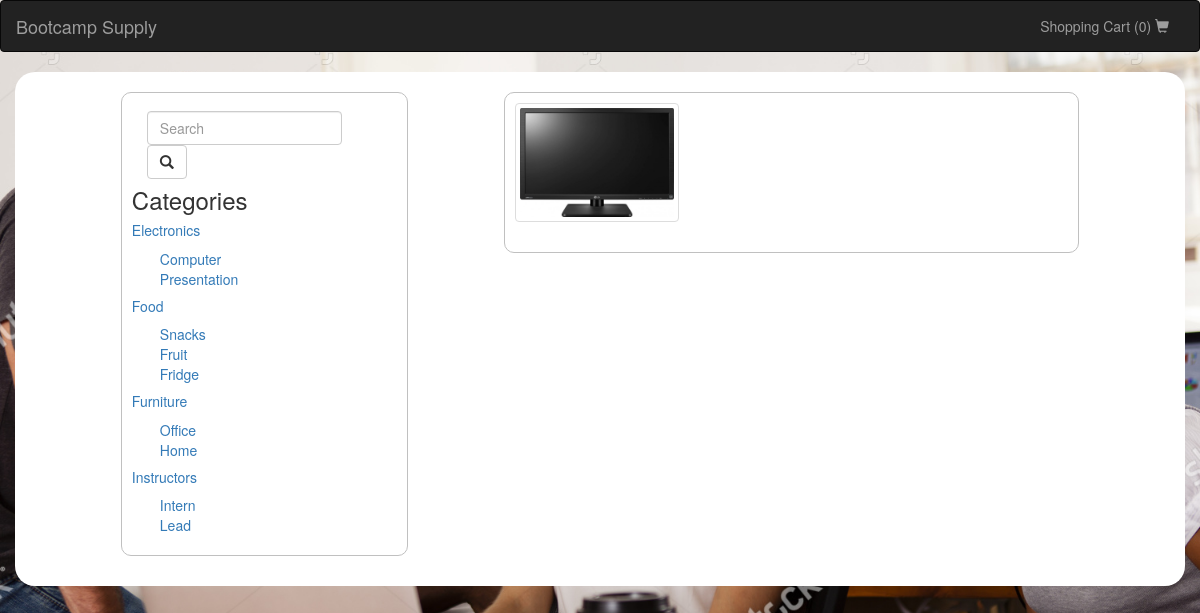
Page /UserProducts/displayProductsByCategory/1 on the earlier database version.
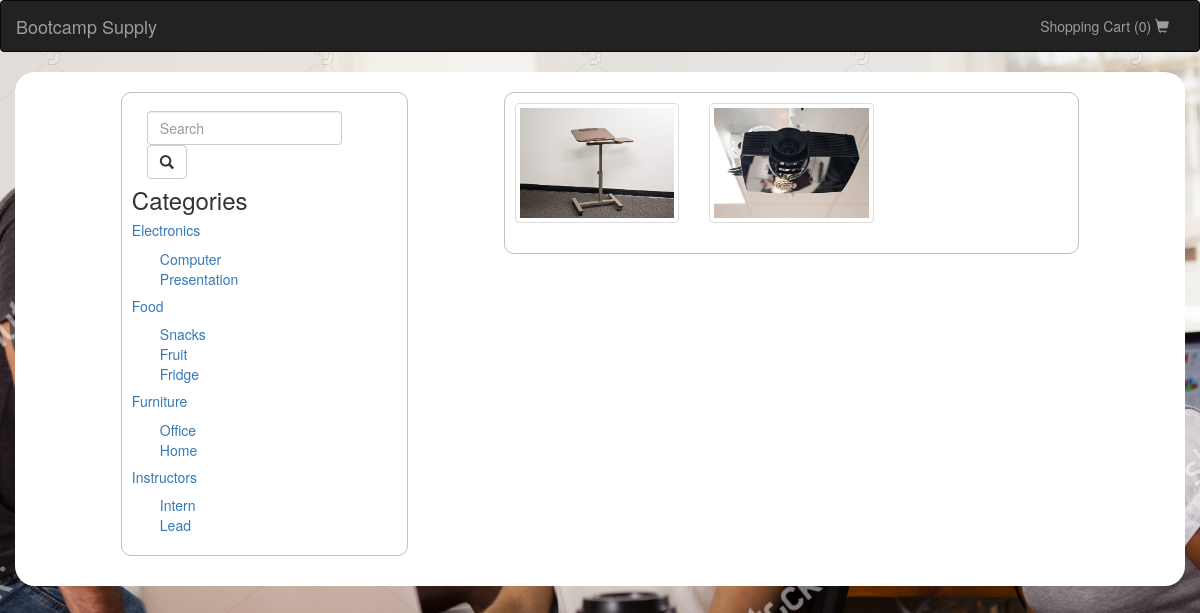
Same page on the later database version.
### tables this page shows
CREATE TABLE `categories` (
  `id` int(11) NOT NULL AUTO_INCREMENT,
  `name` varchar(255) DEFAULT NULL,
  `parent_id` int(11) DEFAULT NULL,
  PRIMARY KEY (`id`)
);

CREATE TABLE `products` (
  `id` int(11) NOT NULL AUTO_INCREMENT,
  `name` varchar(255) DEFAULT NULL,
  `price` decimal(10,2) DEFAULT NULL,
  `inventory` int(11) DEFAULT NULL,
  `description` text,
  `is_personal` tinyint(4) DEFAULT NULL,
  `category_id` int(11) NOT NULL,
  PRIMARY KEY (`id`)
);

CREATE TABLE `images` (
  `id` int(11) NOT NULL AUTO_INCREMENT,
  `product_id` int(11) DEFAULT NULL,
  `src` varchar(255) DEFAULT NULL,
  `created_at` datetime DEFAULT NULL,
  `updated_at` datetime DEFAULT NULL,
  `is_main` tinyint(4) DEFAULT '0',
  PRIMARY KEY (`id`)
);

### application/controllers/UserProducts.php (called while the page is built, shortened)
<?php
class UserProducts extends CI_Controller {
	public function displayProductsByCategory($id) {
		$this->load->model('Product');
		$data = array('categories' => $this->Product->getCategories(), 'products' => $this->Product->getProductsByCategory($id));
		$this->load->view('store', $data);
	}
}

### index.php (called while the page is built, shortened)
<?php
require_once BASEPATH.'core/CodeIgniter.php';

### application/models/Product.php (called while the page is built, shortened)
<?php
class Product extends CI_Model {
	public function getCategories() {
		$results = $this->db->query("select id, name as category_name FROM categories WHERE parent_id IS null")->result_array();
		for ($i = 0; $i < count($results); $i++) {
			$results[$i]['children'] = $this->db->query("SELECT id, name FROM categories WHERE parent_id = {$results[$i]['id']}")->result_array();
		}
		return $results;
	}
	public function getProductsByCategory($categoryID) {
		$query = "SELECT products.id as id, images.src as img, categories.id as cat_id, parent_id FROM products LEFT JOIN images ON products.id = images.product_id AND images.is_main = 1 LEFT JOIN categories ON categories.id = products.category_id WHERE categories.id = $categoryID OR parent_id = $categoryID";
		return $this->db->query($query)->result_array();
	}
}

### application/views/store.php (the view, shortened to what this page needs)
<?php
	$this->load->view('partials/head');
	$this->load->view('partials/userHeader');
?>
<div class="container">
	<div class="col-md-3 col-md-offset-1 outlined">
		<form class="navbar-form navbar-left">
			<div class="form-group">
				<input type="text" class="form-control" placeholder="Search">
			</div>
			<button type="submit" class="btn btn-default"><span class="glyphicon glyphicon-search"></span></button>
		</form>
		<h3>Categories</h3>
		<?php foreach ($categories as $parent) { ?>
			<h5><a href="/getProductsByCategory/<?= $parent['id'] ?>"><?= $parent['category_name'] ?></a></h5>
			<ul class="subcategories">
			<?php foreach($parent['children'] as $child) { ?>
				<li><a href="/getProductsByCategory/<?= $child['id'] ?>"><?= $child['name'] ?></a></li>
			<?php } ?>
			</ul>
		<?php } ?>
	</div>
	<div class="col-md-6 col-xs-12 col-md-offset-1 outlined">
		<div class="row">
		<?php for ($i = 0; $i < count($products); $i++) { ?>
		<div class="col-xs-6 col-md-4">
			<a href="/product/<?= $products[$i]['id'] ?>" class="thumbnail">
				<img src="/assets/img/products/<?= $products[$i]['img'] ?>" alt="<?= $products[$i]['img'] ?>">
			</a>
		</div>
		<?php } ?>
	</div>
</div>

### application/views/partials/head.php (shortened to what this page needs)
<!DOCTYPE html>
<html>
<head>
	<link rel="stylesheet" href="https://ajax.googleapis.com/ajax/libs/jqueryui/1.11.4/themes/hot-sneaks/jquery-ui.css">
	<link rel="stylesheet" href="https://maxcdn.bootstrapcdn.com/bootstrap/3.3.7/css/bootstrap.min.css">
	<link href="//cdnjs.cloudflare.com/ajax/libs/select2/4.0.0/css/select2.css" rel="stylesheet"/>
	<link rel="stylesheet" href="/assets/css/style.css">
</head>

### application/views/partials/userHeader.php (shortened to what this page needs)
<body class="fullBackground">
	<nav class="navbar navbar-inverse ">
		<div class="container-fluid">
			<div class="navbar-header">
				<a class="navbar-brand" href="/">Bootcamp Supply</a>
			</div>
			<div class="collapse navbar-collapse" id="bs-example-navbar-collapse-1">
				<ul class="nav navbar-nav">
					<li><a href="/AdminOrders"></a></li>
				</ul>
				<ul class="nav navbar-nav navbar-right">
					<li><a href="/goToCart">Shopping Cart (<?= count($this->session->cart) ?>) <span class="glyphicon glyphicon-shopping-cart"></span></a></li>
				</ul>
			</div>
		</div>
	</nav>

### assets/css/style.css (style rules this page uses)
* { margin: 0; padding: 0; }
.container { background: white; padding:20px 10px; border-radius:20px; }
.outlined { border:1px solid silver; border-radius:10px; padding:10px; margin-bottom: 10px; }
.fullBackground { background-image: url("../img/background.jpg"); background-size:cover; }
.subcategories { margin-left: 2em; list-style-type: none; }

Differences in the rows shown:
removed products: images.src (picture)
added products: images.src (picture)
added products: images.src (picture)
